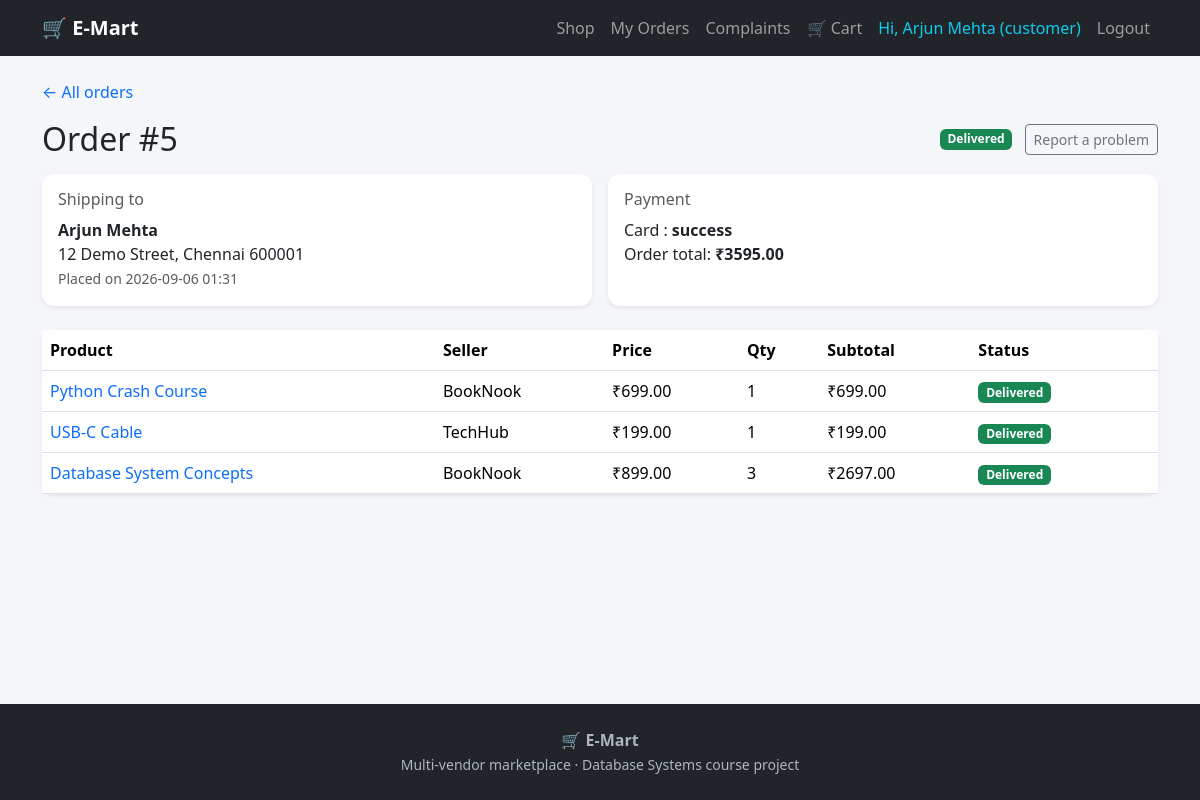
The page /orders/5 (signed in) on the database its author committed.
### tables this page shows
CREATE TABLE users (
    user_id       INTEGER PRIMARY KEY AUTOINCREMENT,
    name          TEXT NOT NULL,
    email         TEXT NOT NULL UNIQUE,
    password_hash TEXT NOT NULL,
    role          TEXT NOT NULL CHECK (role IN ('customer', 'seller', 'admin')),
    is_active     INTEGER NOT NULL DEFAULT 1 CHECK (is_active IN (0, 1)),
    created_at    TEXT NOT NULL DEFAULT CURRENT_TIMESTAMP
);

CREATE TABLE orders (
    order_id         INTEGER PRIMARY KEY AUTOINCREMENT,
    user_id          INTEGER
                     REFERENCES users(user_id) ON DELETE SET NULL,
    customer_name    TEXT NOT NULL,        -- snapshot
    shipping_address TEXT NOT NULL,
    total_amount     REAL NOT NULL CHECK (total_amount >= 0),
    placed_at        TEXT NOT NULL DEFAULT CURRENT_TIMESTAMP
);

CREATE TABLE payments (
    payment_id INTEGER PRIMARY KEY AUTOINCREMENT,
    order_id   INTEGER NOT NULL UNIQUE
               REFERENCES orders(order_id) ON DELETE CASCADE,
    method     TEXT NOT NULL CHECK (method IN ('card', 'upi', 'cod')),
    amount     REAL NOT NULL CHECK (amount >= 0),
    status     TEXT NOT NULL DEFAULT 'pending'
               CHECK (status IN ('pending', 'success', 'failed')),
    paid_at    TEXT
);

CREATE TABLE order_items (
    order_item_id INTEGER PRIMARY KEY AUTOINCREMENT,
    order_id      INTEGER NOT NULL
                  REFERENCES orders(order_id) ON DELETE CASCADE,
    product_id    INTEGER
                  REFERENCES products(product_id) ON DELETE SET NULL,
    seller_id     INTEGER
                  REFERENCES seller_profiles(seller_id) ON DELETE SET NULL,
    product_name  TEXT NOT NULL,
    seller_name   TEXT NOT NULL,
    unit_price    REAL NOT NULL CHECK (unit_price >= 0),
    quantity      INTEGER NOT NULL CHECK (quantity > 0),
    status        TEXT NOT NULL DEFAULT 'placed'
                  CHECK (status IN ('placed', 'shipped', 'delivered', 'cancelled'))
);

### routes/customer.py (the view)
@customer_bp.route("/orders/<int:order_id>")
@login_required("customer")
def order_detail(order_id):
    conn = get_connection()
    order = conn.execute(
        """SELECT o.*, p.method, p.status AS payment_status, p.paid_at
           FROM orders o LEFT JOIN payments p ON p.order_id = o.order_id
           WHERE o.order_id = ? AND o.user_id = ?""",     # you can only see YOUR orders
        (order_id, g.user["user_id"])).fetchone()
    if order is None:
        conn.close()
        flash("Order not found.", "danger")
        return redirect(url_for("customer.orders"))
    items = conn.execute("SELECT * FROM order_items WHERE order_id = ? ORDER BY order_item_id",
                         (order_id,)).fetchall()
    conn.close()
    status = order_status([i["status"] for i in items])
    refunded = sum(i["unit_price"] * i["quantity"] for i in items if i["status"] == "cancelled")
    return render_template("order_detail.html", order=order, items=items,
                           status=status, refunded=refunded)

### app.py (called while the page is built)
def get_csrf_token():
    if "csrf_token" not in session:
        session["csrf_token"] = secrets.token_hex(16)
    return session["csrf_token"]

@app.before_request
def csrf_protect():
    session.permanent = True
    if request.method == "POST":
        sent = request.form.get("csrf_token", "")
        expected = session.get("csrf_token", "")
        if not expected or not hmac.compare_digest(sent, expected):
            abort(400)

@app.context_processor
def inject_csrf():
    return {"csrf_token": get_csrf_token()}

@app.before_request
def load_logged_in_user():
    g.user = None
    user_id = session.get("user_id")
    if user_id is not None:
        conn = get_connection()
        user = conn.execute(
            "SELECT user_id, name, email, role, is_active FROM users WHERE user_id = ?",
            (user_id,)).fetchone()
        conn.close()
        if user is None or not user["is_active"]:
            session.pop("user_id", None)
        else:
            g.user = user

@app.context_processor
def inject_cart_count():
    count = 0
    try:
        if g.get("user") is not None and g.user["role"] == "customer":
            conn = get_connection()
            count = conn.execute(
                "SELECT COALESCE(SUM(quantity), 0) FROM cart_items WHERE user_id = ?",
                (g.user["user_id"],)).fetchone()[0]
            conn.close()
    except sqlite3.Error:
        count = 0          # an error page must never crash because of the navbar
    return {"cart_count": count}

### db.py (called while the page is built)
def get_connection():
    conn = sqlite3.connect(DB_PATH)
    conn.row_factory = sqlite3.Row          # lets us use row["name"]
    conn.execute("PRAGMA foreign_keys = ON")
    return conn

### helpers.py (called while the page is built)
def login_required(role=None):
    def decorator(view):
        @wraps(view)
        def wrapper(*args, **kwargs):
            if g.user is None:
                flash("Please log in first.", "warning")
                return redirect(url_for("auth.login"))
            if role and g.user["role"] != role:
                flash("You don't have access to that page.", "danger")
                return redirect(url_for("home"))
            return view(*args, **kwargs)
        return wrapper
    return decorator

### templates/order_detail.html (shortened to what this page needs)
{% extends "base.html" %}
{% from "_macros.html" import status_badge, method_label %}
{% block content %}
<a href="{{ url_for('customer.orders') }}" class="text-decoration-none">← All orders</a>
<div class="d-flex justify-content-between align-items-center mt-3 mb-3">
    <h2 class="mb-0">Order #{{ order.order_id }}</h2>
  <div>
    {{ status_badge(status) }}
    <a href="{{ url_for('customer.new_complaint', order_id=order.order_id) }}"
       class="btn btn-sm btn-outline-secondary ms-2">Report a problem</a>
  </div>
</div>
<div class="row g-3 mb-4">
  <div class="col-md-6">
    <div class="card shadow-sm h-100"><div class="card-body">
      <h6 class="text-muted">Shipping to</h6>
      <strong>{{ order.customer_name }}</strong><br>
      {{ order.shipping_address }}<br>
      <small class="text-muted">Placed on {{ order.placed_at[:16] }}</small>
    </div></div>
  </div>
  <div class="col-md-6">
    <div class="card shadow-sm h-100"><div class="card-body">
      <h6 class="text-muted">Payment</h6>
      {{ method_label(order.method) }}: <strong>{{ order.payment_status }}</strong><br>
      Order total: <strong>₹{{ "%.2f"|format(order.total_amount) }}</strong>
    </div></div>
  </div>
</div>
<div class="card shadow-sm">
  <div class="table-responsive">
    <table class="table align-middle mb-0">
      <thead><tr><th>Product</th><th>Seller</th><th>Price</th><th>Qty</th><th>Subtotal</th><th>Status</th><th></th></tr></thead>
      <tbody>
        {% for it in items %}
        <tr class="{{ 'text-muted' if it.status == 'cancelled' }}">
          <td>
            {% if it.product_id %}
              <a href="{{ url_for('customer.product_detail', product_id=it.product_id) }}" class="text-decoration-none">{{ it.product_name }}</a>
            {% else %}
              {{ it.product_name }} <small class="text-muted">(no longer sold)</small>
            {% endif %}
          </td>
          <td>{{ it.seller_name }}</td>
          <td>₹{{ "%.2f"|format(it.unit_price) }}</td>
          <td>{{ it.quantity }}</td>
          <td>₹{{ "%.2f"|format(it.unit_price * it.quantity) }}</td>
          <td>{{ status_badge(it.status) }}</td>
          <td class="text-end">
          </td>
        </tr>
        {% endfor %}
      </tbody>
    </table>
  </div>
</div>
{% endblock %}

### templates/base.html (shortened to what this page needs)
<!DOCTYPE html>
<html lang="en">
<head>
  <link href="https://cdn.jsdelivr.net/npm/bootstrap@5.3.3/dist/css/bootstrap.min.css" rel="stylesheet">
  <link href="{{ url_for('static', filename='css/style.css') }}" rel="stylesheet">
</head>
<body class="d-flex flex-column min-vh-100">
  <nav class="navbar navbar-expand-lg navbar-dark bg-dark">
    <div class="container">
      <a class="navbar-brand fw-bold" href="{{ url_for('home') }}">🛒 E-Mart</a>
      <div class="collapse navbar-collapse" id="nav">
        <ul class="navbar-nav ms-auto align-items-lg-center">
          <li class="nav-item"><a class="nav-link" href="{{ url_for('home') }}">Shop</a></li>
          {% if g.user %}
            {% if g.user.role == 'seller' %}
              <li class="nav-item"><a class="nav-link" href="{{ url_for('seller.dashboard') }}">Seller Dashboard</a></li>
            {% elif g.user.role == 'admin' %}
              <li class="nav-item"><a class="nav-link" href="{{ url_for('admin.dashboard') }}">Admin Panel</a></li>
            {% elif g.user.role == 'customer' %}
              <li class="nav-item"><a class="nav-link" href="{{ url_for('customer.orders') }}">My Orders</a></li>
              <li class="nav-item"><a class="nav-link" href="{{ url_for('customer.complaints') }}">Complaints</a></li>
              <li class="nav-item">
                <a class="nav-link" href="{{ url_for('customer.cart') }}">
                  🛒 Cart
                </a>
              </li>
            {% endif %}
            <li class="nav-item"><span class="nav-link text-info">Hi, {{ g.user.name }} ({{ g.user.role }})</span></li>
            <li class="nav-item"><a class="nav-link" href="{{ url_for('auth.logout') }}">Logout</a></li>
          {% else %}
            <li class="nav-item"><a class="nav-link" href="{{ url_for('auth.login') }}">Login</a></li>
            <li class="nav-item"><a class="nav-link" href="{{ url_for('auth.register') }}">Register</a></li>
          {% endif %}
        </ul>
      </div>
    </div>
  </nav>
  <main class="container my-4 flex-grow-1">
    {% block content %}{% endblock %}
  </main>
  <footer class="site-footer text-center py-4">
    <div class="fw-bold">🛒 E-Mart</div>
    <small>Multi-vendor marketplace · Database Systems course project</small>
  </footer>
</body>
</html>

### templates/_macros.html (shortened to what this page needs)
{% macro status_badge(status) %}
  {% set colors = {'placed': 'primary', 'partially shipped': 'info', 'shipped': 'info',
                   'delivered': 'success', 'cancelled': 'secondary'} %}
  <span class="badge bg-{{ colors.get(status|lower, 'secondary') }}">{{ status|capitalize }}</span>
{% endmacro %}
{% macro method_label(method) %}
  {{ {'card': 'Card', 'upi': 'UPI', 'cod': 'Cash on delivery'}.get(method, method) }}
{% endmacro %}

### static/css/style.css (style rules this page uses)
body { background-color: #f5f6fa; }
.card { border: none; border-radius: 12px; }
.card { transition: transform .15s ease, box-shadow .15s ease; }
.site-footer { background: #212529; color: #adb5bd; }
.table > :not(caption) > * > * { vertical-align: middle; }

### rows shown on the page
users: user.name "Arjun Mehta", user.role "customer"
orders: order_id "5", customer_name "Arjun Mehta", shipping_address "12 Demo Street, Chennai 600001", placed_at "2026-09-06 01:31", total_amount "3595.00"
payments: method "Card", payment_status "success"
order_items: product_name "Python Crash Course", seller_name "BookNook", unit_price "699.00", quantity "1", it.unit_price*it.quantity "699.00", status "Delivered"
order_items: product_name "USB-C Cable", seller_name "TechHub", unit_price "199.00", quantity "1", it.unit_price*it.quantity "199.00", status "Delivered"
order_items: product_name "Database System Concepts", seller_name "BookNook", unit_price "899.00", quantity "3", it.unit_price*it.quantity "2697.00", status "Delivered"

### other values the page prints
{{ status|capitalize }} "Delivered"
